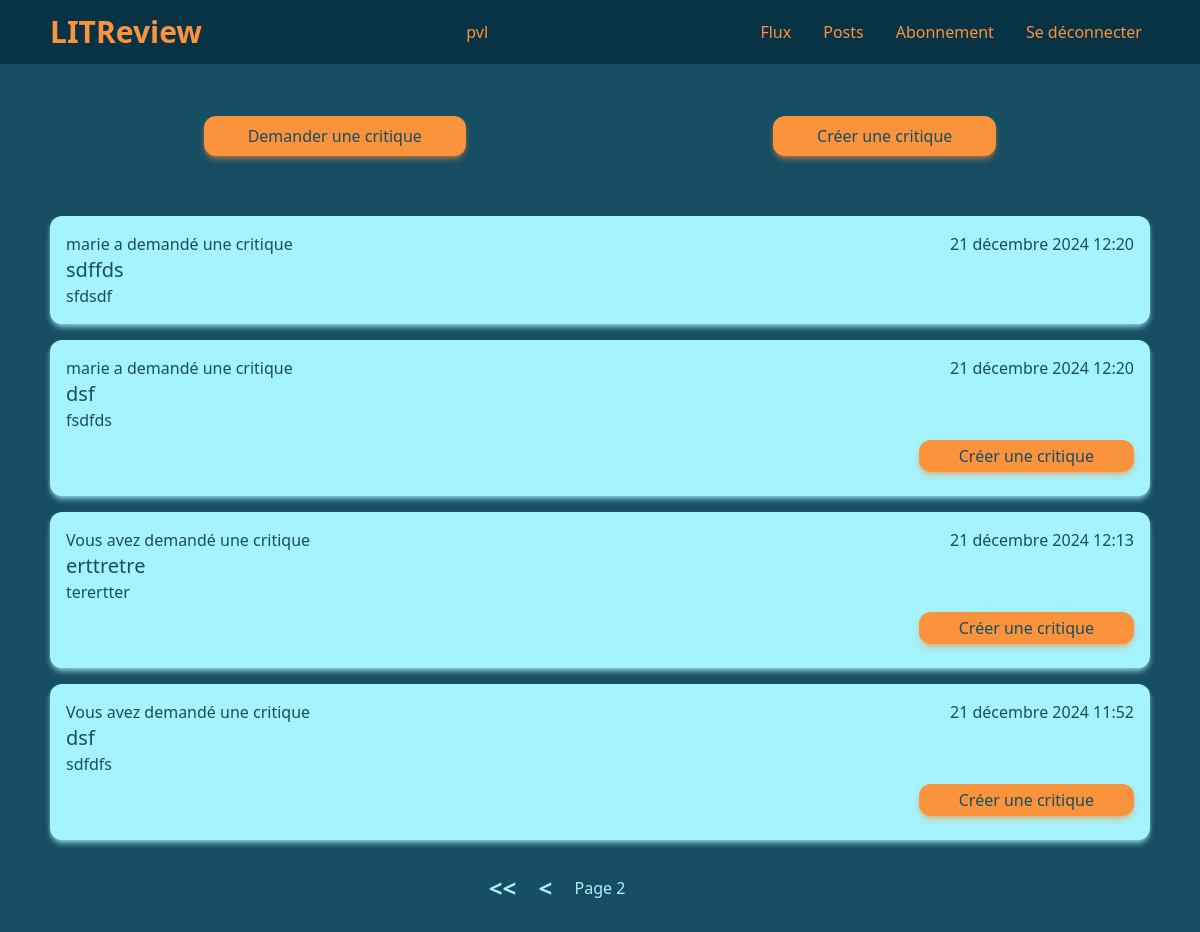
/review/flux/?page=2 (signed in), run on the app's committed database.
### authentication/models.py (models this page shows, shortened)
class User(AbstractBaseUser, PermissionsMixin):
    username = models.CharField(max_length=20, unique=True)
    is_active = models.BooleanField(default=True)
    is_superuser = models.BooleanField(default=False)
    is_staff = models.BooleanField(default=False)
    date_joined = models.DateTimeField(default=timezone.now)
    last_login = models.DateTimeField(blank=True, null=True)
    objects = CustomUserManager()
    USERNAME_FIELD = 'username'
    REQUIRED_FIELDS = []

### review/models.py (models this page shows, shortened)
class Ticket(models.Model):
    title = models.CharField(max_length=128)
    description = models.CharField(max_length=2048, blank=True)
    user = models.ForeignKey(to=settings.AUTH_USER_MODEL, on_delete=models.CASCADE)
    image = models.ImageField(null=True, blank=True)
    time_created = models.DateTimeField(auto_now_add=True)
    response = models.BooleanField(default=False)

### review/views.py (the view)
# urls.py: path('flux/', views.FluxView.as_view(), name='flux'),
class FluxView(LoginRequiredMixin, View):
    template = 'review/flux.html'
    ticket_class = models.Ticket
    review_class = models.Review
    POST_PER_PAGE = 10
    def get(self, request):
        users_viewable = User.objects.filter(
            Q(follow_user__user = request.user) |
            Q(pk=request.user.pk)
        )
        tickets = self.ticket_class.objects.filter(user__in=users_viewable)
        tickets = tickets.annotate(content_type=Value('TICKET', CharField()))
        reviews = self.review_class.objects.filter(
            Q(user__in=users_viewable) |
            Q(ticket__user__in=users_viewable)
            )
        reviews = reviews.annotate(content_type=Value('REVIEW', CharField()))
        posts = sorted(
            chain(tickets, reviews),
            key=lambda post: post.time_created,
            reverse=True
        )
        paginator = Paginator(posts, self.POST_PER_PAGE)
        page_number = request.GET.get('page')
        page_obj = paginator.get_page(page_number)
        return render(request, self.template, context={'posts': page_obj})

### review/templates/review/flux.html
{% extends 'base.html' %}
{% block content %}
    <div class="flex items-center justify-around h-40 w-full">
        <a href="{% url 'create_ticket' %}" class="btn px-11 py-2">Demander une critique</a>
        <a href="{% url 'create_review' %}" class="btn px-11 py-2">Créer une critique</a>
    </div>
    <div class="flex flex-col gap-4 w-full">
        {% for post in posts %}
            {% if post.content_type == 'TICKET' %}
                {% include 'review/partials/ticket_snippet.html' %}
            {% elif post.content_type == 'REVIEW' %}
                {% include 'review/partials/review_snippet.html' %}
            {% endif %}
        {% endfor %}
    </div>
    {% include 'review/partials/page_nav.html' %}
{% endblock %}

### templates/base.html (shortened to what this page needs)
<!DOCTYPE html>
<html lang="en">
<head>
    <link rel="stylesheet" href="/static/css/output.css">
</head>
<body class="bg-cyan-900">
    <div class="relative">
        <nav class="flex justify-center fixed top-0 left-0 right-0  h-16 bg-cyan-950 w-full" >
            <div class="nav-text flex justify-between items-center xl:w-2/3 lg:w-11/12">
                <h1>LITReview</h1>
                {% if user.is_authenticated %}
                <p>{{ user }}</p>
                <ul class="flex gap-4">
                    <li>
                        <a href="{% url 'flux' %}" class="nav-hover px-2">Flux</a>
                    </li>
                    <li>
                        <a href="{% url 'posts' %}" class="nav-hover px-2">Posts</a>
                    </li>
                    <li>
                        <a href="{% url 'follows' %}" class="nav-hover px-2">Abonnement</a>
                    </li>
                    <li>
                        <a href="{% url 'logout' %}" class="nav-hover px-2">Se déconnecter</a>
                    </li>
                </ul>
                {% endif %}
            </div>
        </nav>
    </div>
    <section class="flex justify-center w-full mt-14 mb-6 text-cyan-900">
        <div class="flex flex-col items-center xl:w-2/3 lg:w-11/12 w-full">
            {% block content %}{% endblock %}
        </div>
    </section>
</body>
</html>

### review/templates/review/partials/ticket_snippet.html (shortened to what this page needs)
{% load tz %}
<div class="card-medium p-4">
    <div class="flex justify-between">
        <div>
            {% if post.user == user %}
            <p>Vous avez demandé une critique</p>
            {% else %}
            <p>{{ post.user }} a demandé une critique</p>
            {% endif %}
            <p class="text-xl">{{ post.title }}</p>
            <p>{{ post.description }}</p>
        </div>
        <p>{{ post.time_created|timezone:"Europe/Paris" }}</p>
    </div>
    {% if not post.response %}
    <div class="flex justify-end items-center h-12 w-full">
        <a href="{% url 'ticket_response' id=post.id %}" class="btn px-10 py-1">Créer une critique</a>
    </div>
    {% endif %}
</div>

### data on the page
User: username "pvl"
Ticket: user "marie", title "sdffds", description "sfdsdf", time_created "21 décembre 2024 12:20"
Ticket: user "marie", title "dsf", description "fsdfds", time_created "21 décembre 2024 12:20", response "Créer une critique"
Ticket: shows "Vous avez demandé une critique", title "erttretre", description "terertter", time_created "21 décembre 2024 12:13", response "Créer une critique"
Ticket: shows "Vous avez demandé une critique", title "dsf", description "sdfdfs", time_created "21 décembre 2024 11:52", response "Créer une critique"

### other printed values
{{ posts.number }} "2"
